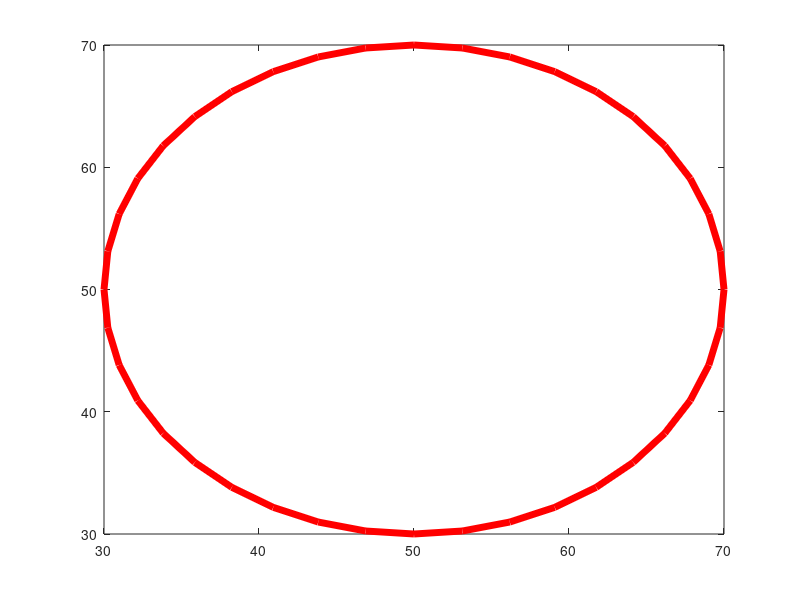

MATLAB code to generate this figure: (Note: this script raises an error after producing the figure.)
clc
clear all
warning off


% draw main circle
r0=20;% actual radius
r=20; %assumed radius


nos=zeros(100,100);
nop=40;
t=0:2*pi/nop:2*pi;
x=r0*cos(t)+50;
y=r0*sin(t)+50;
plot(x,y,'red','LineWidth',5);
%txt='1) Having Same Radius';
%text(2,9.5,txt,'FontSize',14)
pause(0.000002);
frame_h=get(handle(gcf),'JavaFrame');
set(frame_h,'maximized',1);
axis([0,100,0,100]);
axis square;
pause(1);
hold on;


%draw outer circles

for i=1:nop
    x3=x(i)+r*cos(t);
    y3=y(i)+r*sin(t);
    plot(x3,y3,'black');
    %[a,b]=circcirc(5,5,2,x(i),y(i),2);
    %plot(a,b,'LineStyle','none','Marker','o','MarkerEdgeColor','blue','MarkerFaceColor','blue')
    if i>1
        for j=i:-1:1
            [d,e]=circcirc(x(i),y(i),r,x(j),y(j),r);
            
            nanchck=isnan(d);
            
                plot(d,e,'LineStyle','none','Marker','o','MarkerEdgeColor','blue','MarkerFaceColor','blue')
                j=j-1;
                if nanchck~=1
                f=round(d(1));
                f1=round(d(2));
                g=round(e(1));
                g1=round(e(2));
              
                    nos(f,g)=nos(f,g)+1;
                    nos(f1,g1)=nos(f1,g1)+1;
               
             end
        end
    end
   % plot(5,5,'LineStyle','none','Marker','o','MarkerEdgeColor','red','MarkerFaceColor','red')
    axis square
    hold on;
    pause(0.5);
    i=i+1;
    
end

figure, mesh(nos);
